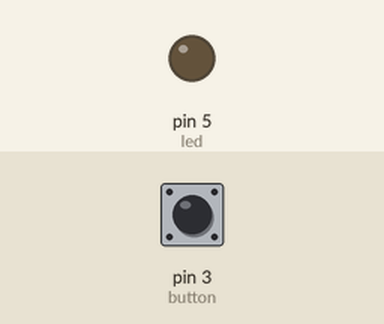
Simulated run of this sketch. Board: Arduino Uno, built with avr-gcc and run on an emulated ATmega328P. Parts: output pins drawn as LEDs (lit = HIGH). The inputs (shaded band) are chosen by the test bench; at power-on: pin 3 (button) LOW.

Above: at 1.2 s.
1.3 s: pin 3 (button) pulled HIGH for 0.15 s
At 1.37 s:
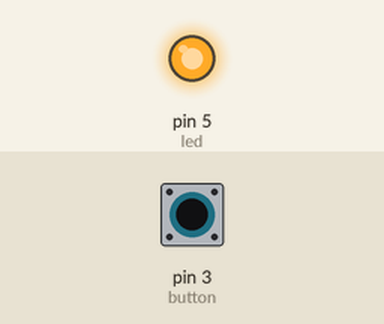
2.9 s: pin 3 (button) pulled HIGH for 3.2 s
At 6.9 s:
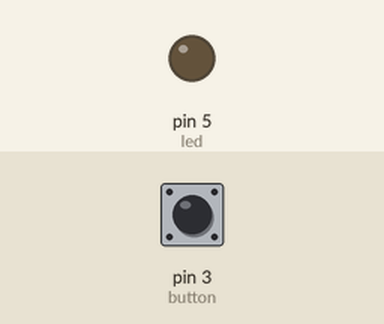
Timing chart, 0 to 8.4 s (numbered marks = the images above; inputs shaded):
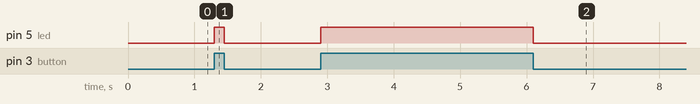

Measured:
- after the input at 1.3 s, pin 5 (led): LOW → HIGH at once, → LOW 0.15 s later
- after the input at 2.9 s, pin 5 (led): LOW → HIGH at once, → LOW 3.2 s later

The sketch:

sketch_aug16a.ino
```cpp
#define led 5
#define button 3

bool state = HIGH;
void setup() {
  // put your setup code here, to run once:
  pinMode(led, OUTPUT);
  pinMode(button, INPUT);
}

void loop() {
  // put your main code here, to run repeatedly:
  state = digitalRead(button);
  digitalWrite(led, state);
}
```
